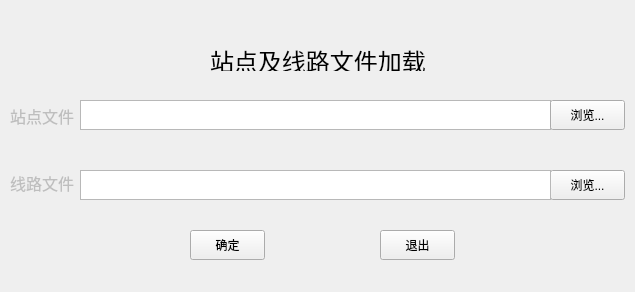
<?xml version="1.0" encoding="UTF-8"?>
<ui version="4.0">
 <class>QtWidgetsFL</class>
 <widget class="QWidget" name="QtWidgetsFL">
  <property name="geometry">
   <rect>
    <x>0</x>
    <y>0</y>
    <width>635</width>
    <height>292</height>
   </rect>
  </property>
  <property name="minimumSize">
   <size>
    <width>635</width>
    <height>292</height>
   </size>
  </property>
  <property name="maximumSize">
   <size>
    <width>635</width>
    <height>292</height>
   </size>
  </property>
  <property name="windowTitle">
   <string>文件加载</string>
  </property>
  <widget class="QLabel" name="labelLine">
   <property name="enabled">
    <bool>false</bool>
   </property>
   <property name="geometry">
    <rect>
     <x>10</x>
     <y>172</y>
     <width>71</width>
     <height>21</height>
    </rect>
   </property>
   <property name="font">
    <font>
     <family>Agency FB</family>
     <pointsize>12</pointsize>
    </font>
   </property>
   <property name="text">
    <string>线路文件</string>
   </property>
  </widget>
  <widget class="QPushButton" name="pushButtonQuit">
   <property name="geometry">
    <rect>
     <x>380</x>
     <y>230</y>
     <width>75</width>
     <height>30</height>
    </rect>
   </property>
   <property name="text">
    <string>退出</string>
   </property>
  </widget>
  <widget class="QPushButton" name="pushButtonDone">
   <property name="geometry">
    <rect>
     <x>190</x>
     <y>230</y>
     <width>75</width>
     <height>30</height>
    </rect>
   </property>
   <property name="text">
    <string>确定</string>
   </property>
  </widget>
  <widget class="QTextEdit" name="textEditStop">
   <property name="geometry">
    <rect>
     <x>80</x>
     <y>100</y>
     <width>471</width>
     <height>30</height>
    </rect>
   </property>
   <property name="markdown">
    <string/>
   </property>
   <property name="html">
    <string>&lt;!DOCTYPE HTML PUBLIC &quot;-//W3C//DTD HTML 4.0//EN&quot; &quot;http://www.w3.org/TR/REC-html40/strict.dtd&quot;&gt;
&lt;html&gt;&lt;head&gt;&lt;meta name=&quot;qrichtext&quot; content=&quot;1&quot; /&gt;&lt;style type=&quot;text/css&quot;&gt;
p, li { white-space: pre-wrap; }
&lt;/style&gt;&lt;/head&gt;&lt;body style=&quot; font-family:'SimSun'; font-size:9pt; font-weight:400; font-style:normal;&quot;&gt;
&lt;p style=&quot;-qt-paragraph-type:empty; margin-top:0px; margin-bottom:0px; margin-left:0px; margin-right:0px; -qt-block-indent:0; text-indent:0px;&quot;&gt;&lt;br /&gt;&lt;/p&gt;&lt;/body&gt;&lt;/html&gt;</string>
   </property>
  </widget>
  <widget class="QLabel" name="labelStop">
   <property name="enabled">
    <bool>false</bool>
   </property>
   <property name="geometry">
    <rect>
     <x>10</x>
     <y>105</y>
     <width>71</width>
     <height>21</height>
    </rect>
   </property>
   <property name="font">
    <font>
     <family>Agency FB</family>
     <pointsize>12</pointsize>
    </font>
   </property>
   <property name="text">
    <string>站点文件</string>
   </property>
  </widget>
  <widget class="QPushButton" name="pushButtonLine">
   <property name="geometry">
    <rect>
     <x>550</x>
     <y>170</y>
     <width>75</width>
     <height>30</height>
    </rect>
   </property>
   <property name="palette">
    <palette>
     <active>
      <colorrole role="LinkVisited">
       <brush brushstyle="SolidPattern">
        <color alpha="255">
         <red>255</red>
         <green>0</green>
         <blue>0</blue>
        </color>
       </brush>
      </colorrole>
     </active>
     <inactive>
      <colorrole role="LinkVisited">
       <brush brushstyle="SolidPattern">
        <color alpha="255">
         <red>255</red>
         <green>0</green>
         <blue>0</blue>
        </color>
       </brush>
      </colorrole>
     </inactive>
     <disabled>
      <colorrole role="LinkVisited">
       <brush brushstyle="SolidPattern">
        <color alpha="255">
         <red>255</red>
         <green>0</green>
         <blue>0</blue>
        </color>
       </brush>
      </colorrole>
     </disabled>
    </palette>
   </property>
   <property name="toolTip">
    <string/>
   </property>
   <property name="toolTipDuration">
    <number>-1</number>
   </property>
   <property name="text">
    <string>浏览...</string>
   </property>
  </widget>
  <widget class="QTextEdit" name="textEditLine">
   <property name="geometry">
    <rect>
     <x>80</x>
     <y>170</y>
     <width>471</width>
     <height>30</height>
    </rect>
   </property>
  </widget>
  <widget class="QPushButton" name="pushButtonStop">
   <property name="geometry">
    <rect>
     <x>550</x>
     <y>100</y>
     <width>75</width>
     <height>30</height>
    </rect>
   </property>
   <property name="palette">
    <palette>
     <active>
      <colorrole role="LinkVisited">
       <brush brushstyle="SolidPattern">
        <color alpha="255">
         <red>255</red>
         <green>0</green>
         <blue>0</blue>
        </color>
       </brush>
      </colorrole>
     </active>
     <inactive>
      <colorrole role="LinkVisited">
       <brush brushstyle="SolidPattern">
        <color alpha="255">
         <red>255</red>
         <green>0</green>
         <blue>0</blue>
        </color>
       </brush>
      </colorrole>
     </inactive>
     <disabled>
      <colorrole role="LinkVisited">
       <brush brushstyle="SolidPattern">
        <color alpha="255">
         <red>255</red>
         <green>0</green>
         <blue>0</blue>
        </color>
       </brush>
      </colorrole>
     </disabled>
    </palette>
   </property>
   <property name="mouseTracking">
    <bool>false</bool>
   </property>
   <property name="toolTip">
    <string/>
   </property>
   <property name="toolTipDuration">
    <number>-1</number>
   </property>
   <property name="text">
    <string>浏览...</string>
   </property>
   <property name="checkable">
    <bool>false</bool>
   </property>
  </widget>
  <widget class="QLabel" name="labelWind">
   <property name="geometry">
    <rect>
     <x>210</x>
     <y>50</y>
     <width>231</width>
     <height>21</height>
    </rect>
   </property>
   <property name="font">
    <font>
     <family>Agency FB</family>
     <pointsize>18</pointsize>
    </font>
   </property>
   <property name="text">
    <string>站点及线路文件加载</string>
   </property>
  </widget>
  <widget class="QLabel" name="labelHits">
   <property name="enabled">
    <bool>false</bool>
   </property>
   <property name="geometry">
    <rect>
     <x>0</x>
     <y>270</y>
     <width>631</width>
     <height>21</height>
    </rect>
   </property>
   <property name="font">
    <font>
     <family>Agency FB</family>
     <pointsize>12</pointsize>
    </font>
   </property>
   <property name="text">
    <string/>
   </property>
  </widget>
 </widget>
 <layoutdefault spacing="6" margin="11"/>
 <resources/>
 <connections>
  <connection>
   <sender>pushButtonStop</sender>
   <signal>clicked()</signal>
   <receiver>QtWidgetsFL</receiver>
   <slot>inputStop()</slot>
   <hints>
    <hint type="sourcelabel">
     <x>687</x>
     <y>149</y>
    </hint>
    <hint type="destinationlabel">
     <x>419</x>
     <y>237</y>
    </hint>
   </hints>
  </connection>
  <connection>
   <sender>pushButtonLine</sender>
   <signal>clicked()</signal>
   <receiver>QtWidgetsFL</receiver>
   <slot>inputLine()</slot>
   <hints>
    <hint type="sourcelabel">
     <x>687</x>
     <y>249</y>
    </hint>
    <hint type="destinationlabel">
     <x>419</x>
     <y>237</y>
    </hint>
   </hints>
  </connection>
  <connection>
   <sender>pushButtonDone</sender>
   <signal>clicked()</signal>
   <receiver>QtWidgetsFL</receiver>
   <slot>checkFile()</slot>
   <hints>
    <hint type="sourcelabel">
     <x>307</x>
     <y>354</y>
    </hint>
    <hint type="destinationlabel">
     <x>419</x>
     <y>237</y>
    </hint>
   </hints>
  </connection>
  <connection>
   <sender>pushButtonQuit</sender>
   <signal>clicked()</signal>
   <receiver>QtWidgetsFL</receiver>
   <slot>close()</slot>
   <hints>
    <hint type="sourcelabel">
     <x>497</x>
     <y>354</y>
    </hint>
    <hint type="destinationlabel">
     <x>419</x>
     <y>237</y>
    </hint>
   </hints>
  </connection>
 </connections>
 <slots>
  <slot>inputStop()</slot>
  <slot>inputLine()</slot>
  <slot>checkFile()</slot>
 </slots>
</ui>
